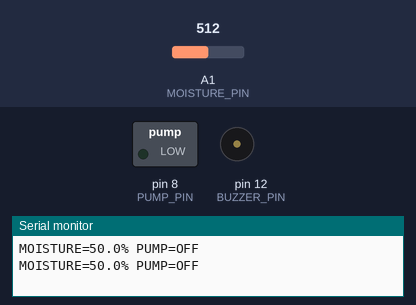
A sketch run on a simulated Arduino Uno, built with avr-gcc and run on an emulated ATmega328P. Shown: switched loads named in the sketch (green lamp = pin HIGH), buzzer (waves = sounding, pin HIGH), the last lines printed to the serial monitor. Inputs (shaded band) come from the test bench; at power-on: A1 (MOISTURE_PIN) = 512.

Above: at 1.8 s.
1.9 s: A1 (MOISTURE_PIN) set to 274
3.4 s: A1 (MOISTURE_PIN) set to 245
At 4.7 s:
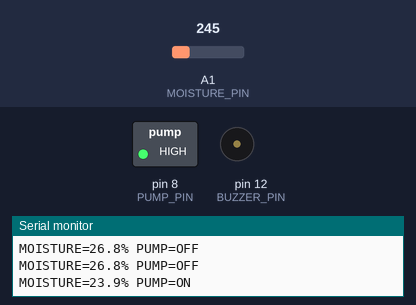
5.5 s: A1 (MOISTURE_PIN) set to 306
At 6.3 s:
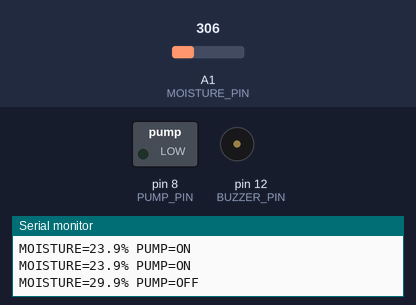
7.5 s: A1 (MOISTURE_PIN) set to 122
At 9.1 s:
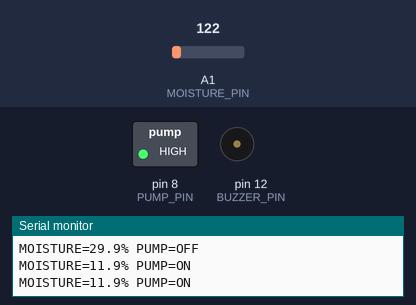
Timing chart, 0 to 10.5 s (numbered marks = the images above; inputs shaded):
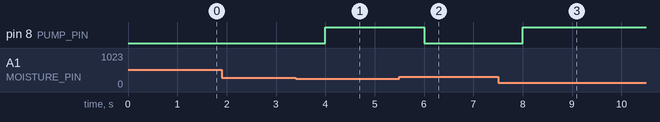

The sketch:

main.ino
```cpp
#include <Arduino.h>

#define MOISTURE_PIN A1
#define PUMP_PIN 8
#define BUZZER_PIN 12

#define MOISTURE_THRESH 25.0

void setup() {
  Serial.begin(115200);
  pinMode(PUMP_PIN, OUTPUT);
  pinMode(BUZZER_PIN, OUTPUT);
  digitalWrite(PUMP_PIN, LOW);
}

void loop() {
  int raw = analogRead(MOISTURE_PIN);
  float moisture = (raw / 1023.0) * 100.0;

  if (moisture < MOISTURE_THRESH) {
    digitalWrite(PUMP_PIN, HIGH);
    Serial.print("MOISTURE=");
    Serial.print(moisture, 1);
    Serial.println("% PUMP=ON");
  } else {
    digitalWrite(PUMP_PIN, LOW);
    Serial.print("MOISTURE=");
    Serial.print(moisture, 1);
    Serial.println("% PUMP=OFF");
  }
  delay(1000);
}
```

Measured:
- the behaviour switches between 256 and 255 on A1 (MOISTURE_PIN) (found by bisection; images 0 and 1)
- after the input at 3.4 s, pin 8 (PUMP_PIN): LOW → HIGH after 0.60 s
- after the input at 5.5 s, pin 8 (PUMP_PIN): HIGH → LOW after 0.50 s
- after the input at 7.5 s, pin 8 (PUMP_PIN): LOW → HIGH after 0.51 s
